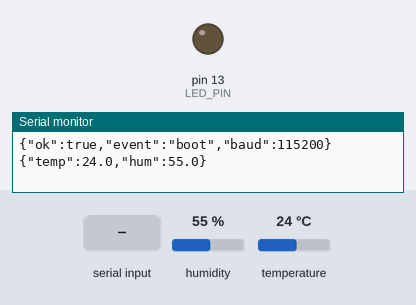
Bench run of a sketch on a simulated Arduino Uno, built with avr-gcc and run on an emulated ATmega328P. Parts: output pins drawn as LEDs (lit = HIGH), the last lines printed to the serial monitor. The test bench sets the inputs (shaded band); at power-on: humidity 55 %, temperature 24 °C.

Above: at 1.2 s.
1.3 s: "LED_ON\n" received over Serial
At 1.8 s:
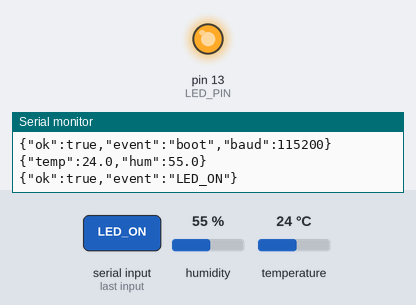
2.8 s: "LED_OFF\n" received over Serial
At 4.2 s:
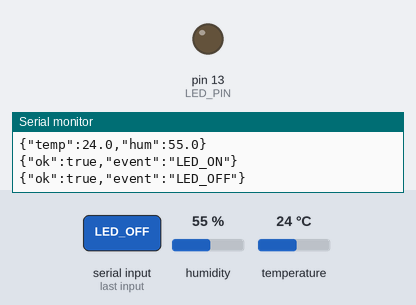
Timing chart, 0 to 5.8 s (numbered marks = the images above; inputs shaded):
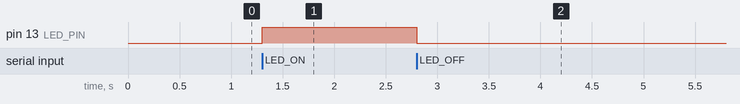

Measured:
- after the input at 1.3 s, pin 13 (LED_PIN): LOW → HIGH at once
- after the input at 2.8 s, pin 13 (LED_PIN): HIGH → LOW at once

The sketch:

cap15_seriale_led_dht11.ino
```cpp
/*
  DHT_Serial_LED.ino
  - Legge DHT (DHT11/DHT22) e invia JSON su seriale ogni N secondi
  - Riceve comandi seriali: LED_ON, LED_OFF, READ_NOW
  - Baud: 115200
  - Compatibile UNO/Nano/Mega (SoftwareSerial non necessario)

  Formato output tipico:
    {"temp":21.4,"hum":38.0}
  In caso di lettura fallita:
    {"temp":null,"hum":null}
*/

#include <DHT.h>

// ====== CONFIG ======
#define DHT_PIN   7
#define DHT_TYPE  DHT11      // Cambia in DHT11 se usi un DHT11
#define LED_PIN   13         // LED onboard su molti Arduino
const unsigned long REPORT_MS = 10000; // invio dati ogni 5 secondi

// ====== GLOBALI ======
DHT dht(DHT_PIN, DHT_TYPE);
unsigned long lastReport = 0;

// Buffer per lettura comandi da Serial
const size_t CMD_BUF_LEN = 64;
char cmdBuf[CMD_BUF_LEN];
size_t cmdLen = 0;

// ====== UTILS ======
void printJson(float t, float h) {
  // Stampa una riga JSON con temp/umidità (null se NaN)
  Serial.print(F("{\"temp\":"));
  if (isnan(t)) Serial.print(F("null"));
  else Serial.print(t, 1); // 1 decimale

  Serial.print(F(",\"hum\":"));
  if (isnan(h)) Serial.print(F("null"));
  else Serial.print(h, 1);

  Serial.println(F("}"));
}

void doReadAndPrint() {
  float h = dht.readHumidity();
  float t = dht.readTemperature(); // in °C (default). Per °F usa readTemperature(true)

  // In alcuni casi il DHT vuole un piccolo delay tra le letture ravvicinate
  // ma con 5s di intervallo non serve nulla di extra.

  printJson(t, h);
}

void handleCommand(const char* cmd) {
  // Confronto case-insensitive semplice
  // Converte temporaneamente in maiuscolo
  char up[CMD_BUF_LEN];
  size_t n = min(strlen(cmd), (size_t)(CMD_BUF_LEN - 1));
  for (size_t i = 0; i < n; i++) up[i] = toupper(cmd[i]);
  up[n] = '\0';

  if (strcmp(up, "LED_ON") == 0) {
    digitalWrite(LED_PIN, HIGH);
    Serial.println(F("{\"ok\":true,\"event\":\"LED_ON\"}"));
  } else if (strcmp(up, "LED_OFF") == 0) {
    digitalWrite(LED_PIN, LOW);
    Serial.println(F("{\"ok\":true,\"event\":\"LED_OFF\"}"));
  } else if (strcmp(up, "READ_NOW") == 0) {
    doReadAndPrint();
  } else {
    Serial.print(F("{\"ok\":false,\"error\":\"unknown_cmd\",\"cmd\":\""));
    Serial.print(cmd);
    Serial.println(F("\"}"));
  }
}

void resetCmdBuffer() {
  cmdLen = 0;
  cmdBuf[0] = '\0';
}

void tryParseIncoming() {
  // Legge caratteri fino a newline; ignora CR
  while (Serial.available() > 0) {
    char c = Serial.read();
    if (c == '\r') continue;
    if (c == '\n') {
      // Fine comando
      cmdBuf[cmdLen] = '\0';
      if (cmdLen > 0) handleCommand(cmdBuf);
      resetCmdBuffer();
      return;
    } else {
      if (cmdLen < CMD_BUF_LEN - 1) {
        cmdBuf[cmdLen++] = c;
        cmdBuf[cmdLen] = '\0';
      } else {
        // Overflow: scarta e segnala
        Serial.println(F("{\"ok\":false,\"error\":\"cmd_overflow\"}"));
        resetCmdBuffer();
        return;
      }
    }
  }
}

// ====== SETUP/LOOP ======
void setup() {
  pinMode(LED_PIN, OUTPUT);
  digitalWrite(LED_PIN, LOW);

  Serial.begin(115200);
  while (!Serial) { ; }  // per board con USB native

  dht.begin();

  // Primo annuncio
  Serial.println(F("{\"ok\":true,\"event\":\"boot\",\"baud\":115200}"));
  // Prima lettura immediata per popolare il frontend
  doReadAndPrint();

  lastReport = millis();
}

void loop() {
  // Gestione comandi in arrivo
  tryParseIncoming();

  // Invio periodico dei valori
  unsigned long now = millis();
  if ((now - lastReport) >= REPORT_MS) {
    doReadAndPrint();
    lastReport = now;
  }
}
```
